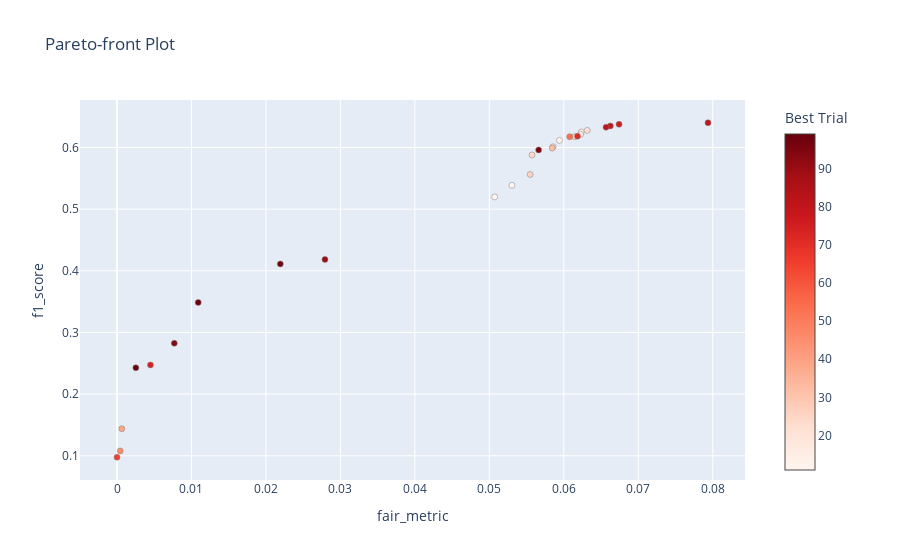

Here is the notebook cell this chart was saved with:
### Code cell
optuna.visualization.plot_pareto_front(results[0], target_names=["fair_metric", "f1_score"], include_dominated_trials = False)

### Figure 1 — Plotly figure (JSON) as saved in the notebook; plotly's stock layout.template omitted (floating-point values rounded to 4 significant figures)
{"data": [{"hovertemplate": "%{text}<extra>Trial</extra>", "marker": {"color": [], "colorbar": {"title": {"text": "Trial"}}, "colorscale": [[0, "rgb(247,251,255)"], [0.125, "rgb(222,235,247)"], [0.25, "rgb(198,219,239)"], [0.375, "rgb(158,202,225)"], [0.5, "rgb(107,174,214)"], [0.625, "rgb(66,146,198)"], [0.75, "rgb(33,113,181)"], [0.875, "rgb(8,81,156)"], [1, "rgb(8,48,107)"]], "line": {"color": "Grey", "width": 0.5}}, "mode": "markers", "showlegend": false, "text": [], "type": "scatter", "x": [], "y": []}, {"hovertemplate": "%{text}<extra>Best Trial</extra>", "marker": {"color": [11, 12, 13, 14, 17, 21, 22, 24, 25, 26, 32, 39, 45, 53, 65, 71, 74, 76, 79, 80, 81, 90, 94, 95, 97, 98, 99], "colorbar": {"title": {"text": "Best Trial"}, "x": 1, "xpad": 40, "y": 0.5}, "colorscale": [[0, "rgb(255,245,240)"], [0.125, "rgb(254,224,210)"], [0.25, "rgb(252,187,161)"], [0.375, "rgb(252,146,114)"], [0.5, "rgb(251,106,74)"], [0.625, "rgb(239,59,44)"], [0.75, "rgb(203,24,29)"], [0.875, "rgb(165,15,21)"], [1, "rgb(103,0,13)"]], "line": {"color": "Grey", "width": 0.5}}, "mode": "markers", "showlegend": false, "text": ["{<br>  \"number\": 11,<br>  \"values\": [<br>    0.05303637497056381,<br>    0.5387260015739672<br>  ],<br>  \"params\": {<br>    \"classifier\": \"GBM\",<br>    \"gbm_n_estimators\": 181,<br>    \"gbm_criterion\": \"squared_error\",<br>    \"gbm_max_depth\": 1,<br>    \"gbm_min_child_samples\": 299<br>  }<br>}", "{<br>  \"number\": 12,<br>  \"values\": [<br>    0.05072287563050126,<br>    0.5198960449495781<br>  ],<br>  \"params\": {<br>    \"classifier\": \"GBM\",<br>    \"gbm_n_estimators\": 119,<br>    \"gbm_criterion\": \"squared_error\",<br>    \"gbm_max_depth\": 1,<br>    \"gbm_min_child_samples\": 283<br>  }<br>}", "{<br>  \"number\": 13,<br>  \"values\": [<br>    0.05941961937220155,<br>    0.6114698292428484<br>  ],<br>  \"params\": {<br>    \"classifier\": \"GBM\",<br>    \"gbm_n_estimators\": 128,<br>    \"gbm_criterion\": \"friedman_mse\",<br>    \"gbm_max_depth\": 4,<br>    \"gbm_min_child_samples\": 246<br>  }<br>}", "{<br>  \"number\": 14,<br>  \"values\": [<br>    0.06233863503795094,<br>    0.6251605995717345<br>  ],<br>  \"params\": {<br>    \"classifier\": \"GBM\",<br>    \"gbm_n_estimators\": 139,<br>    \"gbm_criterion\": \"friedman_mse\",<br>    \"gbm_max_depth\": 4,<br>    \"gbm_min_child_samples\": 34<br>  }<br>}", "{<br>  \"number\": 17,<br>  \"values\": [<br>    0.062261835216546116,<br>    0.6213135306283057<br>  ],<br>  \"params\": {<br>    \"classifier\": \"GBM\",<br>    \"gbm_n_estimators\": 400,<br>    \"gbm_criterion\": \"friedman_mse\",<br>    \"gbm_max_depth\": 3,<br>    \"gbm_min_child_samples\": 298<br>  }<br>}", "{<br>  \"number\": 21,<br>  \"values\": [<br>    0.06314919534850101,<br>    0.6277274474276615<br>  ],<br>  \"params\": {<br>    \"classifier\": \"GBM\",<br>    \"gbm_n_estimators\": 219,<br>    \"gbm_criterion\": \"friedman_mse\",<br>    \"gbm_max_depth\": 4,<br>    \"gbm_min_child_samples\": 262<br>  }<br>}", "{<br>  \"number\": 22,<br>  \"values\": [<br>    0.05855444325726311,<br>    0.6011969472354912<br>  ],<br>  \"params\": {<br>    \"classifier\": \"GBM\",<br>    \"gbm_n_estimators\": 299,<br>    \"gbm_criterion\": \"squared_error\",<br>    \"gbm_max_depth\": 2,<br>    \"gbm_min_child_samples\": 255<br>  }<br>}", "{<br>  \"number\": 24,<br>  \"values\": [<br>    0.05573557168389602,<br>    0.5879280367503066<br>  ],<br>  \"params\": {<br>    \"classifier\": \"GBM\",<br>    \"gbm_n_estimators\": 102,<br>    \"gbm_criterion\": \"squared_error\",<br>    \"gbm_max_depth\": 3,<br>    \"gbm_min_child_samples\": 149<br>  }<br>}", "{<br>  \"number\": 25,<br>  \"values\": [<br>    0.061465741204731986,<br>    0.6174618861985028<br>  ],<br>  \"params\": {<br>    \"classifier\": \"GBM\",<br>    \"gbm_n_estimators\": 338,<br>    \"gbm_criterion\": \"squared_error\",<br>    \"gbm_max_depth\": 3,<br>    \"gbm_min_child_samples\": 151<br>  }<br>}", "{<br>  \"number\": 26,<br>  \"values\": [<br>    0.05548118828140793,<br>    0.5562684163326562<br>  ],<br>  \"params\": {<br>    \"classifier\": \"GBM\",<br>    \"gbm_n_estimators\": 105,<br>    \"gbm_criterion\": \"squared_error\",<br>    \"gbm_max_depth\": 2,<br>    \"gbm_min_child_samples\": 103<br>  }<br>}", "{<br>  \"number\": 32,<br>  \"values\": [<br>    0.05844766379798747,<br>    0.5990528743205402<br>  ],<br>  \"params\": {<br>    \"classifier\": \"GBM\",<br>    \"gbm_n_estimators\": 121,<br>    \"gbm_criterion\": \"friedman_mse\",<br>    \"gbm_max_depth\": 3,<br>    \"gbm_min_child_samples\": 168<br>  }<br>}", "{<br>  \"number\": 39,<br>  \"values\": [<br>    0.0006444697991218062,<br>    0.14377733853108587<br>  ],<br>  \"params\": {<br>    \"classifier\": \"LGBM\",<br>    \"lgbm_n_estimators\": 4859,<br>    \"lgbm_num_leaves\": 16,<br>    \"lgbm_max_depth\": 3,<br>    \"lgbm_min_child_samples\": 294,<br>    \"lgbm_learning_rate\": 0.00016840060676559,<br>    \"lgbm_boosting_type\": \"goss\"<br>  }<br>}", "{<br>  \"number\": 45,<br>  \"values\": [<br>    0.0004336329984135378,<br>    0.10783140247808343<br>  ],<br>  \"params\": {<br>    \"classifier\": \"RF\",<br>    \"rf_n_estimators\": 798,<br>    \"rf_criterion\": \"entropy\",<br>    \"rf_max_depth\": 3,<br>    \"rf_min_samples_split\": 0.012146603588618415<br>  }<br>}", "{<br>  \"number\": 53,<br>  \"values\": [<br>    0.060794069825761035,<br>    0.6174582258094035<br>  ],<br>  \"params\": {<br>    \"classifier\": \"GBM\",<br>    \"gbm_n_estimators\": 467,<br>    \"gbm_criterion\": \"squared_error\",<br>    \"gbm_max_depth\": 2,<br>    \"gbm_min_child_samples\": 198<br>  }<br>}", "{<br>  \"number\": 65,<br>  \"values\": [<br>    0.0,<br>    0.09756950163802411<br>  ],<br>  \"params\": {<br>    \"classifier\": \"RF\",<br>    \"rf_n_estimators\": 754,<br>    \"rf_criterion\": \"entropy\",<br>    \"rf_max_depth\": 3,<br>    \"rf_min_samples_split\": 0.10200149748106294<br>  }<br>}", "{<br>  \"number\": 71,<br>  \"values\": [<br>    0.061841684634604245,<br>    0.6183138417613792<br>  ],<br>  \"params\": {<br>    \"classifier\": \"GBM\",<br>    \"gbm_n_estimators\": 169,<br>    \"gbm_criterion\": \"friedman_mse\",<br>    \"gbm_max_depth\": 4,<br>    \"gbm_min_child_samples\": 248<br>  }<br>}", "{<br>  \"number\": 74,<br>  \"values\": [<br>    0.004491219339700534,<br>    0.24732974615201594<br>  ],<br>  \"params\": {<br>    \"classifier\": \"LGBM\",<br>    \"lgbm_n_estimators\": 137,<br>    \"lgbm_num_leaves\": 742,<br>    \"lgbm_max_depth\": 15,<br>    \"lgbm_min_child_samples\": 97,<br>    \"lgbm_learning_rate\": 0.004341204318735611,<br>    \"lgbm_boosting_type\": \"gbdt\"<br>  }<br>}", "{<br>  \"number\": 76,<br>  \"values\": [<br>    0.06742002735920491,<br>    0.637570233715844<br>  ],<br>  \"params\": {<br>    \"classifier\": \"LGBM\",<br>    \"lgbm_n_estimators\": 2417,<br>    \"lgbm_num_leaves\": 509,<br>    \"lgbm_max_depth\": 16,<br>    \"lgbm_min_child_samples\": 102,<br>    \"lgbm_learning_rate\": 0.007183974492563477,<br>    \"lgbm_boosting_type\": \"gbdt\"<br>  }<br>}", "{<br>  \"number\": 79,<br>  \"values\": [<br>    0.06625794059682193,<br>    0.6349997254708175<br>  ],<br>  \"params\": {<br>    \"classifier\": \"LGBM\",<br>    \"lgbm_n_estimators\": 3867,<br>    \"lgbm_num_leaves\": 859,<br>    \"lgbm_max_depth\": 12,<br>    \"lgbm_min_child_samples\": 58,<br>    \"lgbm_learning_rate\": 0.003414140979473115,<br>    \"lgbm_boosting_type\": \"gbdt\"<br>  }<br>}", "{<br>  \"number\": 80,<br>  \"values\": [<br>    0.06567428016972615,<br>    0.6328657186258899<br>  ],<br>  \"params\": {<br>    \"classifier\": \"LGBM\",<br>    \"lgbm_n_estimators\": 3943,<br>    \"lgbm_num_leaves\": 868,<br>    \"lgbm_max_depth\": 12,<br>    \"lgbm_min_child_samples\": 69,<br>    \"lgbm_learning_rate\": 0.003464352557314255,<br>    \"lgbm_boosting_type\": \"gbdt\"<br>  }<br>}", "{<br>  \"number\": 81,<br>  \"values\": [<br>    0.07936701410636486,<br>    0.6401370815717711<br>  ],<br>  \"params\": {<br>    \"classifier\": \"LGBM\",<br>    \"lgbm_n_estimators\": 6564,<br>    \"lgbm_num_leaves\": 627,<br>    \"lgbm_max_depth\": 17,<br>    \"lgbm_min_child_samples\": 123,<br>    \"lgbm_learning_rate\": 0.005504627492728618,<br>    \"lgbm_boosting_type\": \"gbdt\"<br>  }<br>}", "{<br>  \"number\": 90,<br>  \"values\": [<br>    0.02792959413426057,<br>    0.41848313475722476<br>  ],<br>  \"params\": {<br>    \"classifier\": \"LGBM\",<br>    \"lgbm_n_estimators\": 783,<br>    \"lgbm_num_leaves\": 910,<br>    \"lgbm_max_depth\": 8,<br>    \"lgbm_min_child_samples\": 161,<br>    \"lgbm_learning_rate\": 0.0014042458685500133,<br>    \"lgbm_boosting_type\": \"goss\"<br>  }<br>}", "{<br>  \"number\": 94,<br>  \"values\": [<br>    0.007693925012973088,<br>    0.2824100001830195<br>  ],<br>  \"params\": {<br>    \"classifier\": \"LGBM\",<br>    \"lgbm_n_estimators\": 635,<br>    \"lgbm_num_leaves\": 975,<br>    \"lgbm_max_depth\": 5,<br>    \"lgbm_min_child_samples\": 31,<br>    \"lgbm_learning_rate\": 0.0013576776885387007,<br>    \"lgbm_boosting_type\": \"goss\"<br>  }<br>}", "{<br>  \"number\": 95,<br>  \"values\": [<br>    0.05662458196201427,<br>    0.5960577609399879<br>  ],<br>  \"params\": {<br>    \"classifier\": \"LGBM\",<br>    \"lgbm_n_estimators\": 2947,<br>    \"lgbm_num_leaves\": 1000,<br>    \"lgbm_max_depth\": 6,<br>    \"lgbm_min_child_samples\": 30,<br>    \"lgbm_learning_rate\": 0.0014759400959062558,<br>    \"lgbm_boosting_type\": \"goss\"<br>  }<br>}", "{<br>  \"number\": 97,<br>  \"values\": [<br>    0.021932904347420498,<br>    0.4112017057413203<br>  ],<br>  \"params\": {<br>    \"classifier\": \"LGBM\",<br>    \"lgbm_n_estimators\": 829,<br>    \"lgbm_num_leaves\": 1000,<br>    \"lgbm_max_depth\": 8,<br>    \"lgbm_min_child_samples\": 34,<br>    \"lgbm_learning_rate\": 0.0010831478512090603,<br>    \"lgbm_boosting_type\": \"goss\"<br>  }<br>}", "{<br>  \"number\": 98,<br>  \"values\": [<br>    0.010903007294114595,<br>    0.3487371657607204<br>  ],<br>  \"params\": {<br>    \"classifier\": \"LGBM\",<br>    \"lgbm_n_estimators\": 822,<br>    \"lgbm_num_leaves\": 1000,<br>    \"lgbm_max_depth\": 8,<br>    \"lgbm_min_child_samples\": 28,<br>    \"lgbm_learning_rate\": 0.0008955393492635364,<br>    \"lgbm_boosting_type\": \"goss\"<br>  }<br>}", "{<br>  \"number\": 99,<br>  \"values\": [<br>    0.0025324038926741992,<br>    0.24262614615933673<br>  ],<br>  \"params\": {<br>    \"classifier\": \"LGBM\",<br>    \"lgbm_n_estimators\": 749,<br>    \"lgbm_num_leaves\": 1000,<br>    \"lgbm_max_depth\": 8,<br>    \"lgbm_min_child_samples\": 30,<br>    \"lgbm_learning_rate\": 0.0007548023699259301,<br>    \"lgbm_boosting_type\": \"goss\"<br>  }<br>}"], "type": "scatter", "x": [0.05304, 0.05072, 0.05942, 0.06234, 0.06226, 0.06315, 0.05855, 0.05574, 0.06147, 0.05548, 0.05845, 0.0006445, 0.0004336, 0.06079, 0, 0.06184, 0.004491, 0.06742, 0.06626, 0.06567, 0.07937, 0.02793, 0.007694, 0.05662, 0.02193, 0.0109, 0.002532], "y": [0.5387, 0.5199, 0.6115, 0.6252, 0.6213, 0.6277, 0.6012, 0.5879, 0.6175, 0.5563, 0.5991, 0.1438, 0.1078, 0.6175, 0.09757, 0.6183, 0.2473, 0.6376, 0.635, 0.6329, 0.6401, 0.4185, 0.2824, 0.5961, 0.4112, 0.3487, 0.2426]}], "layout": {"autosize": true, "title": {"text": "Pareto-front Plot"}, "xaxis": {"autorange": true, "range": [-0.005573, 0.08494], "title": {"text": "fair_metric"}, "type": "linear"}, "yaxis": {"autorange": true, "range": [0.05279, 0.6849], "title": {"text": "f1_score"}, "type": "linear"}}}
